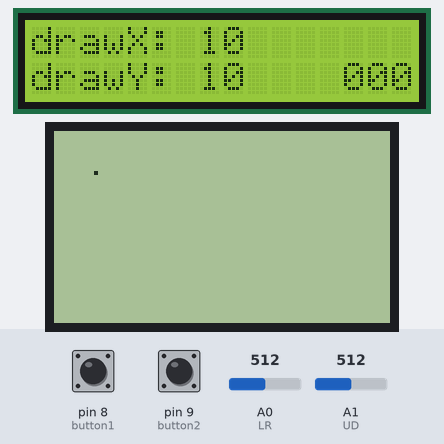
The sketch below on a simulated Arduino Uno, built with avr-gcc and run on an emulated ATmega328P. Parts: 16×2 character LCD, 84×48 one-colour display. Inputs (shaded band) come from the test bench; at power-on: A0 (LR) = 512, A1 (UD) = 512, pin 9 (button2) LOW, pin 8 (button1) LOW. The display library's start-up logo is not drawn; what the sketch prints to the serial monitor is not drawn.

Above: at 2.3 s.
2.4 s: A0 (LR) set to 716
At 3.7 s:
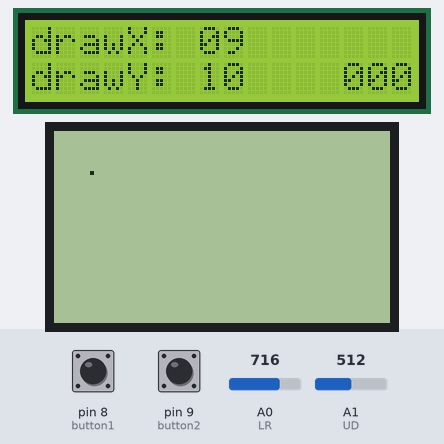
5.4 s: A1 (UD) set to 716
At 6.7 s:
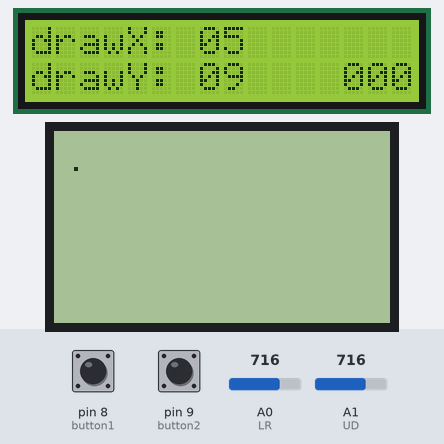
7.6 s: pin 9 (button2) pulled HIGH for 0.15 s
At 8.1 s:
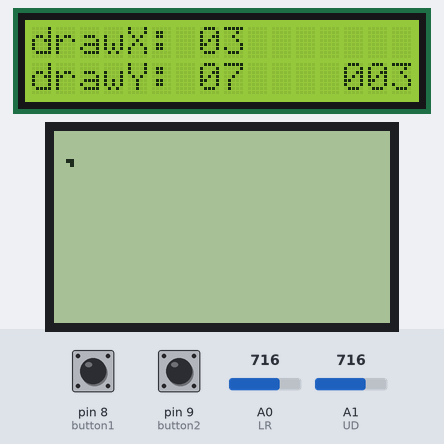
8.3 s: pin 8 (button1) pulled HIGH for 0.15 s
At 8.8 s:
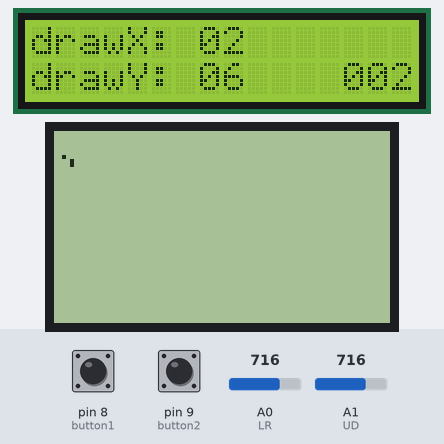
9.0 s: A1 (UD) set to 1023
At 9.68 s:
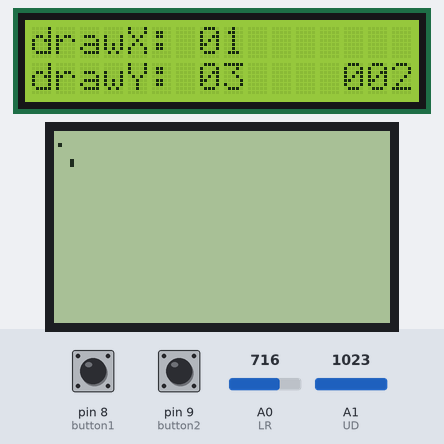
11.0 s: pin 9 (button2) pulled HIGH for 1 s
At 11.19 s:
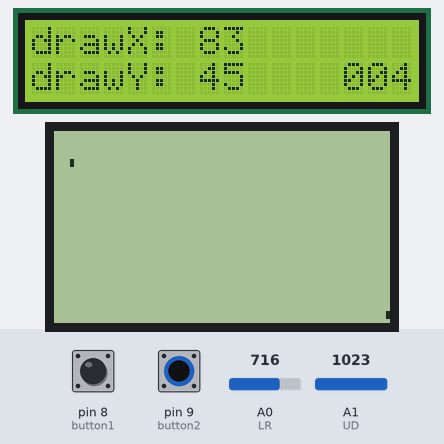
Timing chart, 0 to 13.6 s (numbered marks = the images above; inputs shaded):
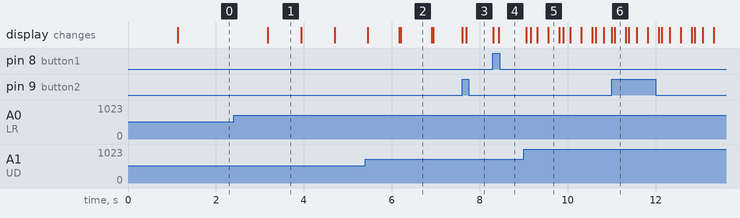

The sketch:

EtchASketch05.ino
```cpp
/*
  The circuit:
 * 5V to Arduino 5V pin
 * GND to Arduino GND pin
 * CLK to Analog #5
 * DAT to Analog #4
// pin 6 - Serial clock out (SCLK)
// pin 5 - Serial data out (DIN)
// pin 4 - Data/Command select (D/C)
// pin 3 - LCD chip select (CS)
// pin 2 - LCD reset (RST)
*/

// include the library code:
#include "Wire.h"
#include "LiquidCrystal.h"
#include <Adafruit_GFX.h>
#include <Adafruit_PCD8544.h>
#include "Point.h"

// Connect via i2c, default address #0 (A0-A2 not jumpered)
LiquidCrystal lcd(0);
//Create Digital Display
Adafruit_PCD8544 display = Adafruit_PCD8544(6, 5, 4, 3, 2);


int button1 = 8;
int button2 = 9;
int LR = A0;
int UD = A1;

int xRes = 0;
int yRes = 0;

int drawX = 10;
int drawY = 10;

int xTime = 0;
int yTime = 0;

boolean changed = false;

int curTime;
int oldTime;
int timePassed;

int curSize = 0;
Point dots[150];

void setup()
{
  Serial.begin(9600);

  lcd.setBacklight(HIGH);
  // set up the LCD's number of rows and columns:
  lcd.begin(16, 2);
  // Print a message to the LCD.

  display.begin();
  // init done

  // you can change the contrast around to adapt the display
  // for the best viewing!
  display.setContrast(50);
  display.display(); // show splashscreen
  delay(1000);
  display.clearDisplay();
  display.display();


  pinMode(button1, INPUT);
  pinMode(button2, INPUT);
  pinMode(UD, INPUT);
  pinMode(LR, INPUT);
  display.drawPixel(drawX, drawY, BLACK);
  display.display();

  lcd.setCursor(0,0);
  lcd.print("drawX:");
  lcd.setCursor(0,1);
  lcd.print("drawY:");
}

void loop()
{
  oldTime = curTime;
  curTime = millis();
  timePassed = curTime - oldTime;
  xRes = analogRead(LR) - 511; //For easier understanding of the way the joystick is pointing
  yRes = analogRead(UD) - 511; //instead of 0 being left, 1023 being right, -511 is left, 511 is right
  timeUpdate();
  checkIncrements();

  // set the cursor to column 0, line 1
  // (note: line 1 is the second row, since counting begins with 0):
  lcd.setCursor(7, 0);
  lcd.print(drawX < 10? "0" + (String)drawX : drawX);
  lcd.setCursor(7,1);
  lcd.print(drawY < 10? "0" + (String)drawY : drawY);
  lcd.setCursor(13,1);
  lcd.print(curSize > 99? curSize : curSize > 9 ? "0" + (String)curSize : "00" + (String)curSize);
  // print the number of seconds since reset:
  //lcd.print(millis()/1000);

  if(changed)
  {
    // set the cursor to column 0, line 1
    // (note: line 1 is the second row, since counting begins with 0):
    lcd.setCursor(7, 0);
    lcd.print(drawX < 10? "0" + (String)drawX : drawX);
    lcd.setCursor(7,1);
    lcd.print(drawY < 10? "0" + (String)drawY : drawY);
    lcd.setCursor(13,1);
    lcd.print(curSize > 99? curSize : curSize > 9 ? "0" + (String)curSize : "00" + (String)curSize);
    // print the number of seconds since reset:
    //lcd.print(millis()/1000);

    display.clearDisplay();
    display.drawPixel(drawX, drawY, BLACK);
    for(int i=0; i < curSize; i++)
    {
      display.drawPixel(dots[i].getXPoint(), dots[i].getYPoint(), BLACK);
    }
    display.display();
    changed = false;
  }

  if(digitalRead(9))
  {
    //Serial.println("BUTTON PUSHED");
    boolean there = false;
    for(int i=0; i < curSize; i++)
    {
      if((dots[i].getXPoint() == drawX && dots[i].getYPoint() == drawY))
      {
        there = true;
      }
    }
    if(!there && curSize < 150)
      {
        Serial.println("NEW POINT at: " + (String)drawX + ", " + (String)drawY);
        Point newPoint = Point::Point(drawX, drawY);
        dots[curSize] = newPoint;
        curSize++;
      }
  }
  if(digitalRead(8))
  {
    Serial.println("BUTTON 2 PUSHED");
    boolean there = false;
    for(int i=0; i < curSize; i++)
    {
      if((dots[i].getXPoint() == drawX && dots[i].getYPoint() == drawY))
      {
        there = true;
      }
      if(there)
      {
        dots[i] = dots[i+1];
      }
    }
    curSize -= there? 1 : 0;
  }
  delay(1);
}

void timeUpdate()
{
  if(xRes > 20)
  {
    xTime = xTime < 0 ? 0 : xTime; //Sets xTime to 0 if it's negative
    xTime += (int) (((double) (xRes/512.0)) * ((double) timePassed*2));
  }
  if(xRes < -20)
  {
    xTime = xTime > 0 ? 0 : xTime;
    xTime += (int) (((double) (xRes/512.0)) * ((double) timePassed*2));
  }
  if(yRes > 20)
  {
    yTime = yTime < 0 ? 0 : yTime; //Sets yTime to 0 if it's negative
    yTime += (int) (((double) (yRes/512.0)) * ((double) timePassed*2));
  }
  if(yRes < -20)
  {
    yTime = yTime > 0 ? 0 : yTime;
    yTime += (int) (((double) (yRes/512.0)) * ((double) timePassed*2));
  }
}

void checkIncrements()
{
  if(abs(xTime) >= 500)
  {
    if(xTime < 0)
    {
      dotIncrementX();
    }
    else
    {
      dotDecrementX();
    }
    changed = true;
    xTime = 0;
  }
  if(abs(yTime) >= 500)
  {
    if(yTime < 0)
    {
      dotIncrementY();
    }
    else
    {
      dotDecrementY();
    }
    changed = true;
    yTime = 0;
  }
}

void dotIncrementX()
{
  if(drawX == 83)
  {
    drawX = 0;
  }
  else
  {
    drawX = drawX + 1;
  }
}

void dotDecrementX()
{
  if(drawX == 0)
  {
    drawX = 83;
  }
  else
  {
    drawX = drawX - 1;
  }
}

void dotIncrementY()
{
  if(drawY == 47)
  {
    drawY = 0;
  }
  else
  {
    drawY = drawY + 1;
  }
}

void dotDecrementY()
{
  if(drawY == 0)
  {
    drawY = 47;
  }
  else
  {
    drawY = drawY - 1;
  }
}
```

Measured:
- after the input at 2.4 s, the display: changes after 0.78 s (image 1)
